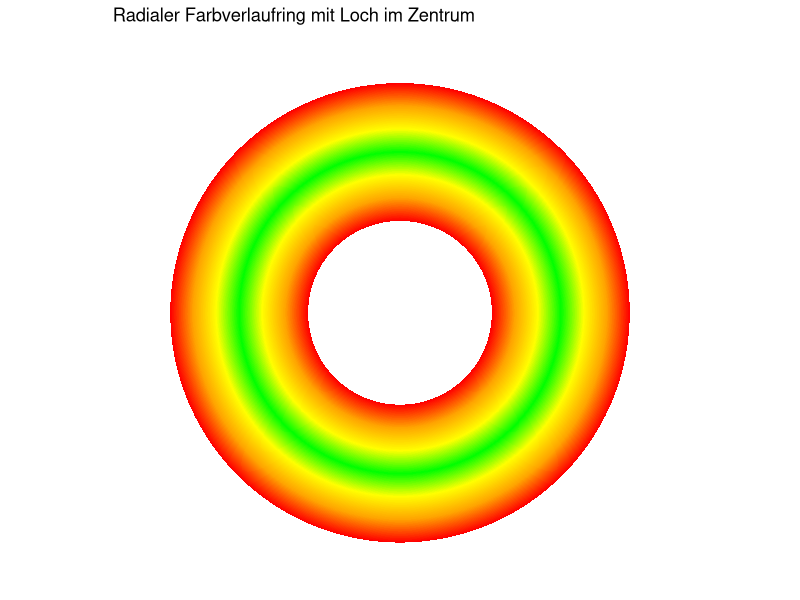
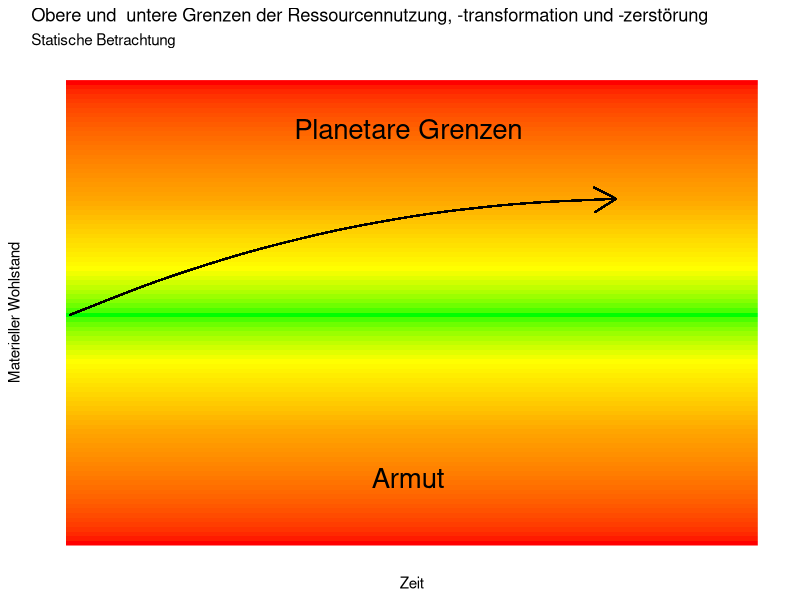

Write R code to recreate these figures, in order.
## ---- chunk 1
#| message: false
#| warning: false

library(ggplot2)
library(dplyr)
library(scales)

# Anzahl der Ringe (Segment-Dicke)
n <- 200

# Farbverlauf von innen (rot) nach außen (Rot-Orange-Gelb-Grün-Gelb-Orange-Rot)
farben <- colorRampPalette(c("red", "orange", "yellow", "green", "yellow", "orange", "red"))(n)

# Daten mit Segmenten in radialer Richtung
farbverlauf <- data.frame(
  xmin = seq(3, 3.3 - 0.3/n, length.out = n),
  xmax = seq(3 + 0.3/n, 3.3, length.out = n),
  ymin = 0,
  ymax = 1,
  Farbe = farben
)

ggplot(farbverlauf) +
  geom_rect(aes(
    fill = Farbe,
    xmin = xmin, xmax = xmax,
    ymin = ymin, ymax = ymax
  ), color = NA) +
  scale_fill_identity() +
  coord_polar(theta = "y") +
  xlim(c(2.8, 3.3)) + # mit oder ohne Loch?
  theme_void() +
  labs(title = "Radialer Farbverlaufring mit Loch im Zentrum")

## ---- chunk 2
#| message: false
#| warning: false

library(ggplot2)

df <- data.frame(
  x = rep(1:100, each = 100),
  y = rep(1:100, times = 100)
)



farben <- c("red", "orange", "yellow", "green", "yellow", "orange", "red")

# Hier wird der Bereich für die Enden gestreckt (Rot bei 1 und 25 sowie 75 und 100)
values <- scales::rescale(c(1, 25, 40, 50, 60, 75, 100))

ggplot(df, aes(x = x, y = y, fill = y)) +
  geom_raster() +
  scale_fill_gradientn(
    colours = farben,
    values = values,
    guide = "none"
  )+
   annotate("text", x = 50, y = 15, label = "Armut", size=7) +
   annotate("text", x = 50, y = 90, label = "Planetare Grenzen", size=7) +
#  geom_hline(yintercept = c(30, 70), linetype="dashed") +
  geom_curve(x=1, y=50, xend=80, yend=75,
             curvature=-.1,
             arrow=arrow())+
  labs(title = "Obere und  untere Grenzen der Ressourcennutzung, -transformation und -zerstörung",
      subtitle="Statische Betrachtung",
      x="Zeit",
      y= "Materieller Wohlstand")+
  # Die theme()-Funktion ist der Schlüssel zur Anpassung des Aussehens.
  theme(
    # --- Gitterlinien entfernen ---
    # Entfernt die Hauptgitterlinien (major grids)
    panel.grid.major = element_blank(),
    # Entfernt die Nebengitterlinien (minor grids)
    panel.grid.minor = element_blank(),

    # --- Achsen-Ticks und deren Beschriftungen entfernen ---
    # Entfernt die Ticks (die kleinen Striche an den Achsen)
    axis.ticks = element_blank(),
    # Entfernt die Tick-Beschriftungen (die Zahlen an den Achsen)
    axis.text.x = element_blank(),
    axis.text.y = element_blank(),

    # --- Zusätzliche ästhetische Anpassungen ---
    # Setzt einen sauberen, weißen Hintergrund für das Panel
    panel.background = element_rect(fill = "white")#,
    # Fügt die Achsenlinien wieder hinzu, da sie durch das Entfernen des Gitters verschwinden können
    #axis.line = element_line(colour = "black")
  )

